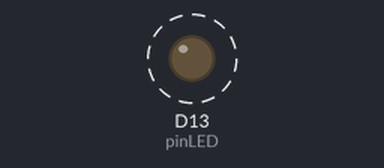
Bench run of a sketch on a simulated Arduino MKR. Parts: output pins drawn as LEDs (lit = HIGH). Dashed ring = blinking. The local clock reads 2024-03-15 10:24:30 at power-on unless the sketch sets it; what the sketch prints to the serial monitor is not drawn.

Above: at 0.5 s.
Timing chart, 0 to 3.0 s (numbered marks = the images above):
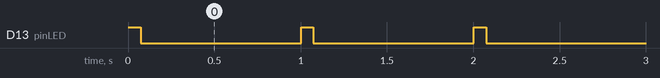

The sketch:

sketch_oct22a.ino
```cpp
#include <SPI.h>
#include <RTCZero.h>

long ledTimer;
bool LEDstatus = HIGH;

int pinLED = 13;
uint ledDelay = 70;
int counter;

RTCZero rtc;

void setup() {

  Serial.begin(115200);
  rtc.begin();

  pinMode(pinLED, OUTPUT);
  digitalWrite(pinLED, HIGH);
}

void loop() {
  secClock(millis());

}

// blink LED, print RTC clock every one second
// takes current time in ms
void secClock(unsigned long mtime){
  if (mtime% 1000 == 0){
    Serial.print(rtc.getHours());
    Serial.print(":");
    Serial.print(rtc.getMinutes());
    Serial.print(":");
    Serial.print(rtc.getSeconds());
    Serial.print('\n');

    blinkLED();
  }
}


void blinkLED(){
  ledTimer = millis();
  digitalWrite(pinLED, HIGH);

  while(digitalRead(pinLED) == HIGH){
    if(millis() - ledTimer > ledDelay) {

      digitalWrite(pinLED, LOW);
    }
  }
}
```

Measured:
- by itself, D13 (pinLED): alternates HIGH for 0.07 s and LOW for 0.93 s
